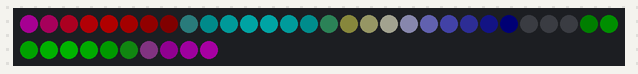
Simulated run of this sketch. Board: Arduino Uno, built with avr-gcc and run on an emulated ATmega328P. On the bench: 40 RGB LEDs in strip order, left to right, continuing on the next row. Dim RGB values are drawn brighter than linear; random numbers use the default seed unless the sketch sets one.

Above: at 0.2 s.
At 5.15 s:
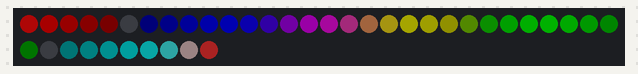
At 10.1 s:
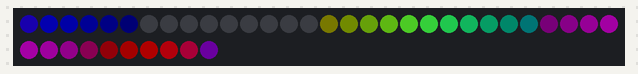
At 19.99 s:
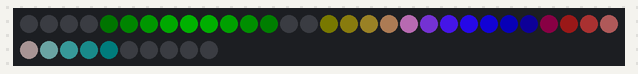
At 29.89 s:
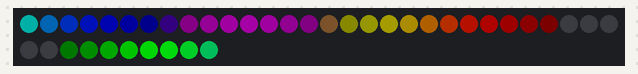
At 39.78 s:
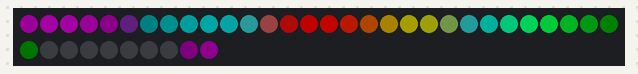

The sketch:

LEDTree.ino
```cpp
#include <Adafruit_NeoPixel.h>

#define PIN 8
#define numLEDs (16+12+12)


Adafruit_NeoPixel strip = Adafruit_NeoPixel(numLEDs, PIN, NEO_GRB + NEO_KHZ800);

void setup() {
 strip.begin();
 strip.show();
}


int r;
int g;
int b;
int r3[] = {0, 1, 1};
int g3[] = {1, 0, 1};
int b3[] = {1, 1, 0};

float rwiggle;
float gwiggle;
float bwiggle;
float rbreath;
float gbreath;
float bbreath;
float cwiggle;
float mwiggle;
float ywiggle;
float cbreath;
float mbreath;
float ybreath;
float pi = 3.14159;

int tr = 0;
int tg = 0;
int tb = 0;
int t1 = 0;
int t2 = 0;
int t3 = 0;
int t = 0;

void tree_c0(){
  t += 1;
  for (int i = 0; i < 40; i++){
    int r = 255 * pow(sin(pi*(i/40.0 + t/377.0)), 30);
    int g = 255 * pow(sin(pi*(i/40.0 + t/377.0 + 1/3.0)), 30);
    int b = 255 * pow(sin(pi*(i/40.0 + t/377.0 + 2/3.0)), 30);
    strip.setPixelColor(i, r, g, b);
  }
}
void tree_cg(){
  t += 1;
  rwiggle = 20*(0.2*pow(sin(pi*t/610.0),4)+0.8)*random(0,1000)/1000.0;
  gbreath = 0.55 + 0.3 * pow(sin(pi*(t/610.0)), 16) + (0.13*pow(sin(pi*t/610.0),8)+0.02)*random(0,1000)/1000.0;
  bbreath = 0.5 + 0.35 * pow(sin(pi*(t/610.0)), 16) + (0.12*pow(sin(pi*t/610.0),8)+0.03)*random(0,1000)/1000.0;
  for (int i = 0; i < 40; i++){
    int r = 150 * pow(sin(pi*(i/40.0 - (2*t+rwiggle)/409.0) + 1/2.0), 30);
    int g = gbreath * 255 * (1-pow(sin(2*pi*(i/40.0 + t/610.0 + 1/4.0)), 20));
    int b = bbreath * 200 * pow(sin(4*pi*(i/40.0 + t/610.0)), 40);
    strip.setPixelColor(i, r, g, b);
  }
}
void tree_cr(){
  t += 1;
  rbreath = 0.7 + 0.1 * pow(sin(pi*(t/610.0)), 8) + (0.15*pow(sin(pi*t/610.0),8)+0.05)*random(0,1000)/1000.0;
  gwiggle = 10*(0.2*pow(sin(pi*t/610.0),4)+0.8)*random(0,1000)/1000.0;
  bbreath = 0.5 + 0.3 * pow(sin(pi*(t/311.0)), 16) + (0.15*pow(sin(pi*t/311.0),8)+0.05)*random(0,1000)/1000.0;
  for (int i = 0; i < 40; i++){
    int r = rbreath * 255;
    int g = 20*pow(sin(pi*t/610.0),8) + 20*pow(sin(4*pi*(i/40.0 - (t+gwiggle)/610.0)), 30);
    int b = bbreath * 50 * pow(sin(pi*(i/40.0 + t/610.0)), 40);
    strip.setPixelColor(i, r, g, b);
  }
}
void tree_cr2(){
  t += 1;
  rbreath = 0.8 + 0.1 * pow(sin(pi*(t/610.0)), 8) + (0.08*pow(sin(pi*t/610.0),8)+0.02)*random(0,1000)/1000.0;
  gwiggle = 5*(0.2*pow(sin(pi*t/610.0),4)+0.8)*random(0,1000)/1000.0;
  bbreath = 0.5 + 0.3 * pow(sin(pi*(t/311.0)), 16) + (0.08*pow(sin(pi*t/311.0),8)+0.02)*random(0,1000)/1000.0;
  for (int i = 0; i < 40; i++){
    int r = rbreath * 120;
    int g = 5*pow(sin(pi*t/233.0),12) + 20*pow(sin(2*pi*(i/40.0 - (t+gwiggle)/610.0)), 80);
    int b = bbreath * 30 * pow(sin(pi*(i/40.0 + t/610.0)), 40);
    strip.setPixelColor(i, r, g, b);
  }
}
void tree_cb(){
  t += 1;
  rwiggle = 10*(0.2*pow(sin(pi*t/610.0),4)+0.8)*random(0,1000)/1000.0;
  gbreath = 0.5 + 0.3 * pow(sin(pi*(t/311.0)), 16) + (0.15*pow(sin(pi*t/311.0),8)+0.05)*random(0,1000)/1000.0;
  bbreath = 0.55 + 0.25 * pow(sin(pi*(t/610.0)), 8) + (0.15*pow(sin(pi*t/610.0),8)+0.05)*random(0,1000)/1000.0;
  for (int i = 0; i < 40; i++){
    int r = 100 * pow(sin(pi*(i/40.0 - (t+rwiggle)/610.0)), 40);
    int g = gbreath * 100 * pow(sin(2*pi*(i/40.0 + t/1013.0)), 20);
    int b = bbreath * 255;
    strip.setPixelColor(i, r, g, b);
  }
}
void tree_cp(){
  t += 1;
  rwiggle = 8*(0.4*pow(sin(pi*t/420.0),4)+0.6)*random(0,1000)/1000.0;
  rbreath = 0.15 + 0.3 * pow(sin(pi*(t/311.0)), 16) + (0.03*pow(sin(pi*t/311.0),8)+0.02)*random(0,1000)/1000.0;
  gwiggle = 8*(0.4*pow(sin(pi*t/420.0),4)+0.6)*random(0,1000)/1000.0;
  bbreath = 0.15 + 0.3 * pow(sin(pi*(t/522.0)), 8) + (0.03*pow(sin(pi*t/522.0),8)+0.02)*random(0,1000)/1000.0;
  for (int i = 0; i < 40; i++){
    int r = 255 * (rbreath + 0.5*pow(sin(2*pi*(i/40.0 - t/420.0)), 60));
    int g = 100 * pow(sin(pi*(i/40.0 - (t+gwiggle)/513.0)), 30);
    int b = 255 * (bbreath + 0.5*pow(sin(2*pi*(i/40.0 - t/420.0 + 1/4.0)), 60));
    strip.setPixelColor(i, r, g, b);
  }
}
void tree_ct(){
  t += 1;
  // rwiggle = 4*(0.3*pow(sin(pi*t/610.0),4)+0.7)*random(0,1000)/1000.0;
  // gwiggle = 4*(0.3*pow(sin(pi*t/610.0),4)+0.7)*random(0,1000)/1000.0;
  // bwiggle = 4*(0.3*pow(sin(pi*t/610.0),4)+0.7)*random(0,1000)/1000.0;
  // rbreath = 0;//0.1 + 0.4 * pow(sin(pi*(t/419.0)), 16) + (0.02*pow(sin(pi*t/987.0),8)+0.02)*random(0,1000)/1000.0;
  // gbreath = 0;//0.5 + 0.5 * pow(sin(pi*(t/641.0)), 16) + (0.02*pow(sin(pi*t/987.0),8)+0.02)*random(0,1000)/1000.0;
  // bbreath = 0;//0.5 + 0.5 * pow(sin(pi*(t/641.0)), 16) + (0.02*pow(sin(pi*t/987.0),8)+0.02)*random(0,1000)/1000.0;
  for (int i = 0; i < 40; i++){
    // int r3 = 255 * r3 * (pow(sin(pi*(i/40.0 - (t)/377.0)), 60));// + 0.46*pow(sin(3*pi*(i/40.0 - (0.5*t+rwiggle)/377.0)), 60)));
    // int g3 = 0 * g3;
    // int b3 = 0 * b3;
    float r3[] = {0.0, 1.0, 1.0};
    float g3[] = {1.0, 0.0, 1.0};
    float b3[] = {1.0, 1.0, 0.0};
    r3[1] = (pow(sin(pi*(i/40.0 - (t)/377.0)), 60));
    r3[2] = (pow(sin(pi*(i/40.0 - (t)/377.0)), 60));
    g3[0] = 0.0;
    g3[2] = 0.0;
    b3[0] = 0.0;
    b3[1] = 0.0;
    int r = 255 * (1 - max(0,min(1,r3[0] + g3[0] + b3[0])));
    int g = 255 * (1 - max(0,min(1,r3[1] + g3[1] + b3[1])));
    int b = 255 * (1 - max(0,min(1,r3[2] + g3[2] + b3[2])));
    strip.setPixelColor(i, r, g, b);
  }
}
void tree_ct2(){
  t += 1;
  // float c[] = {0.0, 1.0, 1.0};
  // float m[] = {1.0, 0.0, 1.0};
  // float y[] = {1.0, 1.0, 0.0};
  rwiggle = 6*(0.2*pow(sin(pi*t/610.0),4)+0.8)*random(0,1000)/1000.0;
  gwiggle = 2*(0.2*pow(sin(pi*t/610.0),4)+0.8)*random(0,1000)/1000.0;
  bwiggle = 1*(0.2*pow(sin(pi*t/610.0),4)+0.8)*random(0,1000)/1000.0;
  // cwiggle = 2*(0.2*pow(sin(pi*t/610.0),4)+0.8)*random(0,1000)/1000.0;
  // mwiggle = 1*(0.2*pow(sin(pi*t/610.0),4)+0.8)*random(0,1000)/1000.0;
  // ywiggle = 0.5*(0.2*pow(sin(pi*t/610.0),4)+0.8)*random(0,1000)/1000.0;
  rbreath = 0.3 + 0.6 * pow(sin(pi*(t/754.0)), 16) + (0.05*pow(sin(pi*t/610.0),8)+0.05)*random(0,1000)/1000.0;
  gbreath = 0.3 + 0.6 * pow(sin(pi*(t/466.0)), 16) + (0.05*pow(sin(pi*t/610.0),8)+0.05)*random(0,1000)/1000.0;
  bbreath = 0.3 + 0.6 * pow(sin(pi*(t/288.0)), 16) + (0.05*pow(sin(pi*t/610.0),8)+0.05)*random(0,1000)/1000.0;
  for (int i = 0; i < 40; i++){
    int c = 40 * pow(sin(pi*((i+8)/40.0+(t+cwiggle)/89.0)), 60);
    int m = 40 * pow(sin(pi*((i+20)/40.0+(t+mwiggle)/55.0)), 60);
    int y = 40 * pow(sin(pi*((i)/40.0+(t+ywiggle)/34.0)), 60);

    int r = 175 * rbreath * pow(sin(pi*((i+16)/40.0+(t+rwiggle)/377.0)), 60) + m + y;
    int g = 175 * gbreath * pow(sin(pi*((i+28)/40.0+(t+gwiggle)/233.0)), 60) + c + y;
    int b = 175 * bbreath * pow(sin(pi*((i)/40.0+(t+bwiggle)/144.0)), 60) + c + m;
    // int r = m + y;
    // int g = c + y;
    // int b = c + m;
    strip.setPixelColor(i, r, g, b);
  }
}
void tree_cj(){
  t += 1;
  rwiggle = 5*(0.2*pow(sin(pi*t/610.0),4)+0.8)*random(0,1000)/1000.0;
  gwiggle = 5*(0.2*pow(sin(pi*t/610.0),4)+0.8)*random(0,1000)/1000.0;
  bwiggle = 5*(0.2*pow(sin(pi*t/610.0),4)+0.8)*random(0,1000)/1000.0;
  rbreath = 0.5 + 0.4 * pow(sin(pi*(t/610.0)), 16) + (0.05*pow(sin(pi*t/610.0),8)+0.05)*random(0,1000)/1000.0;
  gbreath = 0.5 + 0.4 * pow(sin(pi*(t/610.0)), 16) + (0.05*pow(sin(pi*t/610.0),8)+0.05)*random(0,1000)/1000.0;
  bbreath = 0.5 + 0.4 * pow(sin(pi*(t/610.0)), 16) + (0.05*pow(sin(pi*t/610.0),8)+0.05)*random(0,1000)/1000.0;
  for (int i = 0; i < 16; i++){
    int r = 255 * rbreath * pow(sin(pi*(i/16.0+(t+rwiggle)/377.0)), 30);
    int g = 255 * gbreath * pow(sin(pi*(i/16.0+(t+gwiggle)/233.0)), 30);
    int b = 255 * bbreath * pow(sin(pi*(i/16.0+(t+bwiggle)/144.0)), 30);
    strip.setPixelColor(i, r, g, b);
  }
  for (int i = 16; i < 28; i++){
    int r = 255 * rbreath * pow(sin(pi*((i-16)/12.0+(t+rwiggle)/377.0)), 30);
    int g = 255 * gbreath * pow(sin(pi*((i-16)/12.0+(t+gwiggle)/233.0)), 30);
    int b = 255 * bbreath * pow(sin(pi*((i-16)/12.0+(t+bwiggle)/144.0)), 30);
    strip.setPixelColor(i, r, g, b);
  }
  for (int i = 28; i < 40; i++){
    int r = 255 * rbreath * pow(sin(pi*((i-28)/12.0+(t+rwiggle)/377.0)), 30);
    int g = 255 * gbreath * pow(sin(pi*((i-28)/12.0+(t+gwiggle)/233.0)), 30);
    int b = 255 * bbreath * pow(sin(pi*((i-28)/12.0+(t+bwiggle)/144.0)), 30);
    strip.setPixelColor(i, r, g, b);
  }
}


void loop(){
  tree_ct2();
  strip.show();
  delay(10);
}
```
